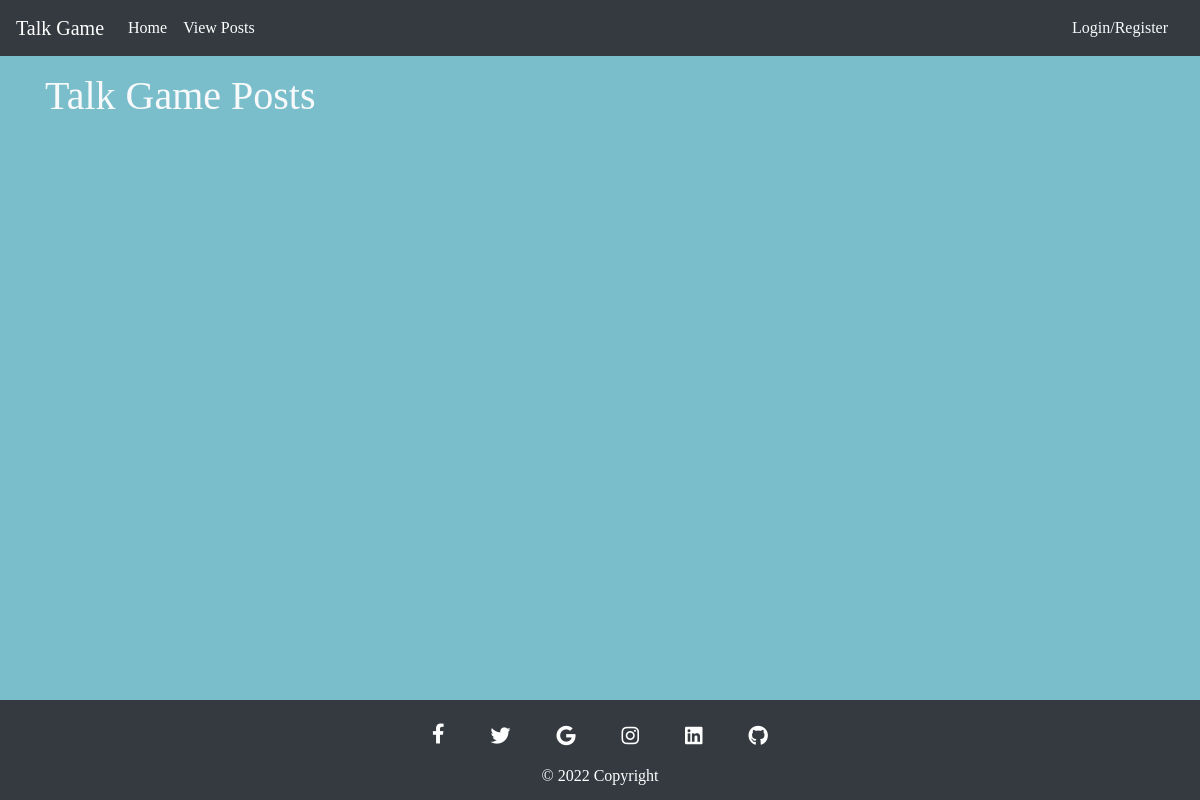
The page /post_list/ on the database as committed earlier.
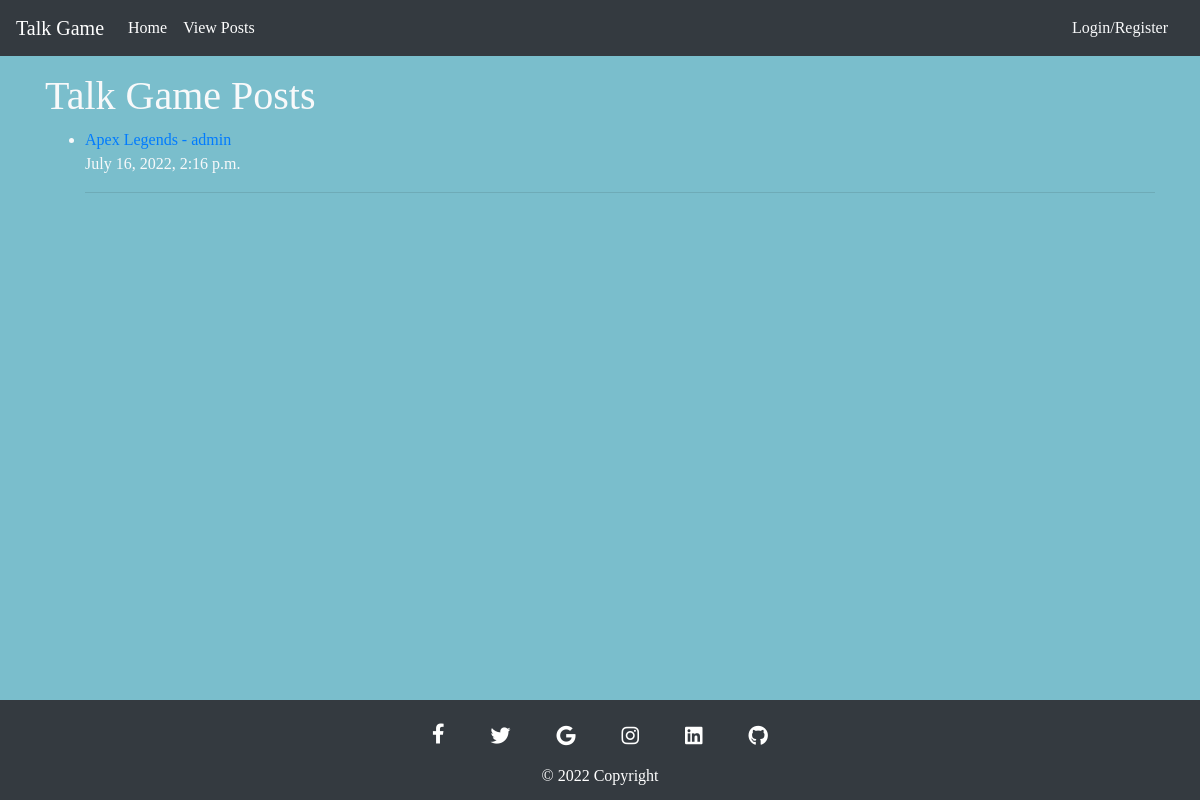
The same page on the database as committed later.
### forum/models.py (models this page shows, shortened)
class Post(models.Model):
    title = models.CharField(max_length=100, unique=True)
    slug = AutoSlugField(populate_from=['title'])
    author = models.ForeignKey(
        User, on_delete=models.CASCADE, related_name='author_posts')
    content = models.TextField()
    created_on = models.DateTimeField(auto_now_add=True)
    genre = models.ForeignKey(Genre, on_delete=models.CASCADE)
    class Meta:
        ordering = ["-created_on"]

### forum/views.py (the view)
# urls.py: path('post_list/', postList.as_view(), name='post_list'),
class postList(ListView):
    model = Post
    template_name = 'post_list.html'

### templates/post_list.html (shortened to what this page needs)
{% extends 'base.html' %}
{% block content %}
<h1>Talk Game Posts</h1>
{% for post in object_list %}
<ul>
    <li> <a href="{% url 'post_view' post.pk %}">{{ post.title }} - {{ post.author }}</a><br>
        {{ post.created_on }}
    </li>
    <hr />
</ul>
{% endfor %}
{% endblock %}

Rows that differ between the two databases and show on the page:
added Post: title "Apex Legends", author "admin", created_on "July 16, 2022, 2:16 p.m."
